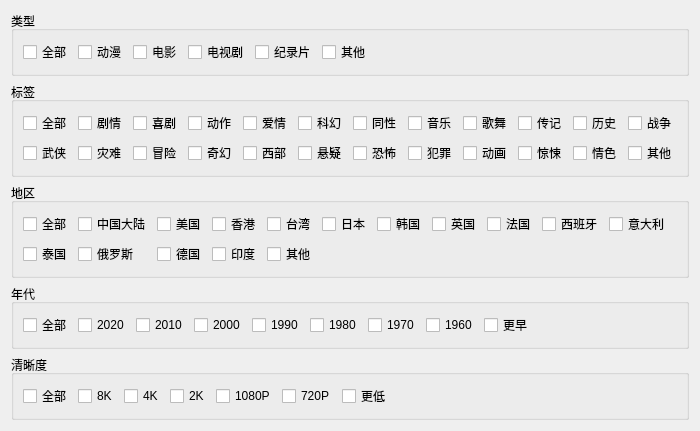
<?xml version="1.0" encoding="UTF-8"?>
<ui version="4.0">
 <class>filter_frame</class>
 <widget class="QFrame" name="filter_frame">
  <property name="geometry">
   <rect>
    <x>0</x>
    <y>0</y>
    <width>681</width>
    <height>369</height>
   </rect>
  </property>
  <property name="windowTitle">
   <string>Frame</string>
  </property>
  <layout class="QVBoxLayout" name="verticalLayout">
   <item>
    <widget class="QGroupBox" name="type_box">
     <property name="title">
      <string>类型</string>
     </property>
     <layout class="QGridLayout" name="gridLayout_5">
      <item row="0" column="3">
       <widget class="QCheckBox" name="type_drama">
        <property name="text">
         <string>电视剧</string>
        </property>
       </widget>
      </item>
      <item row="0" column="0">
       <widget class="QCheckBox" name="type_all">
        <property name="text">
         <string>全部</string>
        </property>
       </widget>
      </item>
      <item row="0" column="2">
       <widget class="QCheckBox" name="type_movie">
        <property name="text">
         <string>电影</string>
        </property>
       </widget>
      </item>
      <item row="0" column="1">
       <widget class="QCheckBox" name="type_anime">
        <property name="text">
         <string>动漫</string>
        </property>
       </widget>
      </item>
      <item row="0" column="6">
       <spacer name="horizontalSpacer_2">
        <property name="orientation">
         <enum>Qt::Horizontal</enum>
        </property>
        <property name="sizeHint" stdset="0">
         <size>
          <width>40</width>
          <height>20</height>
         </size>
        </property>
       </spacer>
      </item>
      <item row="0" column="4">
       <widget class="QCheckBox" name="type_record">
        <property name="text">
         <string>纪录片</string>
        </property>
       </widget>
      </item>
      <item row="0" column="5">
       <widget class="QCheckBox" name="type_other">
        <property name="text">
         <string>其他</string>
        </property>
       </widget>
      </item>
     </layout>
    </widget>
   </item>
   <item>
    <widget class="QGroupBox" name="tag_box">
     <property name="title">
      <string>标签</string>
     </property>
     <layout class="QGridLayout" name="gridLayout">
      <item row="4" column="6">
       <widget class="QCheckBox" name="tag_suspence">
        <property name="text">
         <string>悬疑</string>
        </property>
       </widget>
      </item>
      <item row="1" column="8">
       <widget class="QCheckBox" name="tag_music">
        <property name="text">
         <string>音乐</string>
        </property>
       </widget>
      </item>
      <item row="4" column="3">
       <widget class="QCheckBox" name="tag_adventrue">
        <property name="text">
         <string>冒险</string>
        </property>
       </widget>
      </item>
      <item row="4" column="0">
       <widget class="QCheckBox" name="tag_swordsmen">
        <property name="text">
         <string>武侠</string>
        </property>
       </widget>
      </item>
      <item row="1" column="9">
       <widget class="QCheckBox" name="tag_chorus">
        <property name="text">
         <string>歌舞</string>
        </property>
       </widget>
      </item>
      <item row="1" column="2">
       <widget class="QCheckBox" name="tag_drama">
        <property name="text">
         <string>剧情</string>
        </property>
       </widget>
      </item>
      <item row="1" column="0">
       <widget class="QCheckBox" name="tag_all">
        <property name="text">
         <string>全部</string>
        </property>
       </widget>
      </item>
      <item row="1" column="3">
       <widget class="QCheckBox" name="tag_comedy">
        <property name="text">
         <string>喜剧</string>
        </property>
       </widget>
      </item>
      <item row="1" column="10">
       <widget class="QCheckBox" name="tag_biography">
        <property name="text">
         <string>传记</string>
        </property>
       </widget>
      </item>
      <item row="1" column="11">
       <widget class="QCheckBox" name="tag_history">
        <property name="text">
         <string>历史</string>
        </property>
       </widget>
      </item>
      <item row="1" column="5">
       <widget class="QCheckBox" name="tag_love">
        <property name="text">
         <string>爱情</string>
        </property>
       </widget>
      </item>
      <item row="1" column="6">
       <widget class="QCheckBox" name="tag_science">
        <property name="text">
         <string>科幻</string>
        </property>
       </widget>
      </item>
      <item row="4" column="4">
       <widget class="QCheckBox" name="tag_fancy">
        <property name="text">
         <string>奇幻</string>
        </property>
       </widget>
      </item>
      <item row="4" column="2">
       <widget class="QCheckBox" name="tag_disaster">
        <property name="text">
         <string>灾难</string>
        </property>
       </widget>
      </item>
      <item row="1" column="7">
       <widget class="QCheckBox" name="tag_homo">
        <property name="text">
         <string>同性</string>
        </property>
       </widget>
      </item>
      <item row="4" column="5">
       <widget class="QCheckBox" name="tag_west">
        <property name="text">
         <string>西部</string>
        </property>
       </widget>
      </item>
      <item row="1" column="4">
       <widget class="QCheckBox" name="tag_action">
        <property name="text">
         <string>动作</string>
        </property>
       </widget>
      </item>
      <item row="1" column="13">
       <spacer name="horizontalSpacer_3">
        <property name="orientation">
         <enum>Qt::Horizontal</enum>
        </property>
        <property name="sizeHint" stdset="0">
         <size>
          <width>40</width>
          <height>20</height>
         </size>
        </property>
       </spacer>
      </item>
      <item row="1" column="12">
       <widget class="QCheckBox" name="tag_war">
        <property name="text">
         <string>战争</string>
        </property>
       </widget>
      </item>
      <item row="4" column="7">
       <widget class="QCheckBox" name="tag_horror">
        <property name="text">
         <string>恐怖</string>
        </property>
       </widget>
      </item>
      <item row="4" column="8">
       <widget class="QCheckBox" name="tag_crime">
        <property name="text">
         <string>犯罪</string>
        </property>
       </widget>
      </item>
      <item row="4" column="9">
       <widget class="QCheckBox" name="tag_cartoon">
        <property name="text">
         <string>动画</string>
        </property>
       </widget>
      </item>
      <item row="4" column="10">
       <widget class="QCheckBox" name="tag_thriller">
        <property name="text">
         <string>惊悚</string>
        </property>
       </widget>
      </item>
      <item row="4" column="11">
       <widget class="QCheckBox" name="tag_sex">
        <property name="text">
         <string>情色</string>
        </property>
       </widget>
      </item>
      <item row="4" column="12">
       <widget class="QCheckBox" name="tag_other">
        <property name="text">
         <string>其他</string>
        </property>
       </widget>
      </item>
     </layout>
    </widget>
   </item>
   <item>
    <widget class="QGroupBox" name="area_box">
     <property name="title">
      <string>地区</string>
     </property>
     <layout class="QGridLayout" name="gridLayout_2">
      <item row="0" column="0">
       <widget class="QCheckBox" name="area_all">
        <property name="text">
         <string>全部</string>
        </property>
       </widget>
      </item>
      <item row="0" column="10">
       <widget class="QCheckBox" name="area_France">
        <property name="text">
         <string>法国</string>
        </property>
       </widget>
      </item>
      <item row="1" column="5">
       <widget class="QCheckBox" name="area_India">
        <property name="text">
         <string>印度</string>
        </property>
       </widget>
      </item>
      <item row="1" column="3">
       <widget class="QCheckBox" name="area_Russia">
        <property name="text">
         <string>俄罗斯</string>
        </property>
       </widget>
      </item>
      <item row="0" column="4">
       <widget class="QCheckBox" name="area_America">
        <property name="text">
         <string>美国</string>
        </property>
       </widget>
      </item>
      <item row="0" column="8">
       <widget class="QCheckBox" name="area_Korea">
        <property name="text">
         <string>韩国</string>
        </property>
       </widget>
      </item>
      <item row="0" column="13">
       <widget class="QCheckBox" name="area_Italy">
        <property name="text">
         <string>意大利</string>
        </property>
       </widget>
      </item>
      <item row="0" column="7">
       <widget class="QCheckBox" name="area_Japan">
        <property name="text">
         <string>日本</string>
        </property>
       </widget>
      </item>
      <item row="0" column="9">
       <widget class="QCheckBox" name="area_Britain">
        <property name="text">
         <string>英国</string>
        </property>
       </widget>
      </item>
      <item row="1" column="0">
       <widget class="QCheckBox" name="area_Thailand">
        <property name="text">
         <string>泰国</string>
        </property>
       </widget>
      </item>
      <item row="0" column="3">
       <widget class="QCheckBox" name="area_China">
        <property name="text">
         <string>中国大陆</string>
        </property>
       </widget>
      </item>
      <item row="0" column="14">
       <spacer name="horizontalSpacer_4">
        <property name="orientation">
         <enum>Qt::Horizontal</enum>
        </property>
        <property name="sizeHint" stdset="0">
         <size>
          <width>40</width>
          <height>20</height>
         </size>
        </property>
       </spacer>
      </item>
      <item row="0" column="6">
       <widget class="QCheckBox" name="area_Taiwan">
        <property name="text">
         <string>台湾</string>
        </property>
       </widget>
      </item>
      <item row="1" column="6">
       <widget class="QCheckBox" name="area_Other">
        <property name="text">
         <string>其他</string>
        </property>
       </widget>
      </item>
      <item row="0" column="5">
       <widget class="QCheckBox" name="area_Hongkong">
        <property name="text">
         <string>香港</string>
        </property>
       </widget>
      </item>
      <item row="0" column="11">
       <widget class="QCheckBox" name="area_Spain">
        <property name="text">
         <string>西班牙</string>
        </property>
       </widget>
      </item>
      <item row="1" column="4">
       <widget class="QCheckBox" name="area_Germany">
        <property name="text">
         <string>德国</string>
        </property>
       </widget>
      </item>
     </layout>
    </widget>
   </item>
   <item>
    <widget class="QGroupBox" name="year_box">
     <property name="title">
      <string>年代</string>
     </property>
     <layout class="QGridLayout" name="gridLayout_3">
      <item row="0" column="6">
       <widget class="QCheckBox" name="year_1970">
        <property name="text">
         <string>1970</string>
        </property>
       </widget>
      </item>
      <item row="0" column="7">
       <widget class="QCheckBox" name="year_1960">
        <property name="text">
         <string>1960</string>
        </property>
       </widget>
      </item>
      <item row="0" column="8">
       <widget class="QCheckBox" name="year_before">
        <property name="text">
         <string>更早</string>
        </property>
       </widget>
      </item>
      <item row="0" column="4">
       <widget class="QCheckBox" name="year_1990">
        <property name="text">
         <string>1990</string>
        </property>
       </widget>
      </item>
      <item row="0" column="0">
       <widget class="QCheckBox" name="year_all">
        <property name="text">
         <string>全部</string>
        </property>
       </widget>
      </item>
      <item row="0" column="3">
       <widget class="QCheckBox" name="year_2000">
        <property name="text">
         <string>2000</string>
        </property>
       </widget>
      </item>
      <item row="0" column="2">
       <widget class="QCheckBox" name="year_2010">
        <property name="text">
         <string>2010</string>
        </property>
       </widget>
      </item>
      <item row="0" column="1">
       <widget class="QCheckBox" name="year_2020">
        <property name="text">
         <string>2020</string>
        </property>
       </widget>
      </item>
      <item row="0" column="9">
       <spacer name="horizontalSpacer_5">
        <property name="orientation">
         <enum>Qt::Horizontal</enum>
        </property>
        <property name="sizeHint" stdset="0">
         <size>
          <width>40</width>
          <height>20</height>
         </size>
        </property>
       </spacer>
      </item>
      <item row="0" column="5">
       <widget class="QCheckBox" name="year_1980">
        <property name="text">
         <string>1980</string>
        </property>
       </widget>
      </item>
     </layout>
    </widget>
   </item>
   <item>
    <widget class="QGroupBox" name="quality_box">
     <property name="title">
      <string>清晰度</string>
     </property>
     <layout class="QGridLayout" name="gridLayout_4">
      <item row="0" column="1">
       <widget class="QCheckBox" name="quality_8K">
        <property name="text">
         <string>8K</string>
        </property>
       </widget>
      </item>
      <item row="0" column="4">
       <widget class="QCheckBox" name="quality_1080P">
        <property name="text">
         <string>1080P</string>
        </property>
       </widget>
      </item>
      <item row="0" column="0">
       <widget class="QCheckBox" name="quality_all">
        <property name="text">
         <string>全部</string>
        </property>
       </widget>
      </item>
      <item row="0" column="2">
       <widget class="QCheckBox" name="quality_4K">
        <property name="text">
         <string>4K</string>
        </property>
       </widget>
      </item>
      <item row="0" column="3">
       <widget class="QCheckBox" name="quality_2K">
        <property name="text">
         <string>2K</string>
        </property>
       </widget>
      </item>
      <item row="0" column="13">
       <spacer name="horizontalSpacer">
        <property name="orientation">
         <enum>Qt::Horizontal</enum>
        </property>
        <property name="sizeHint" stdset="0">
         <size>
          <width>40</width>
          <height>20</height>
         </size>
        </property>
       </spacer>
      </item>
      <item row="0" column="6">
       <widget class="QCheckBox" name="quality_lower">
        <property name="text">
         <string>更低</string>
        </property>
       </widget>
      </item>
      <item row="0" column="5">
       <widget class="QCheckBox" name="quality_720P">
        <property name="text">
         <string>720P</string>
        </property>
       </widget>
      </item>
     </layout>
    </widget>
   </item>
  </layout>
 </widget>
 <resources/>
 <connections/>
</ui>
